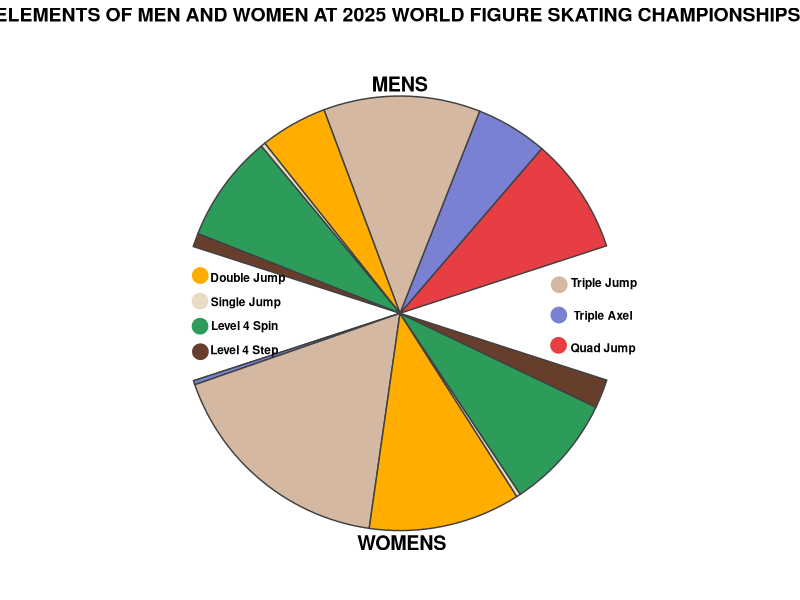
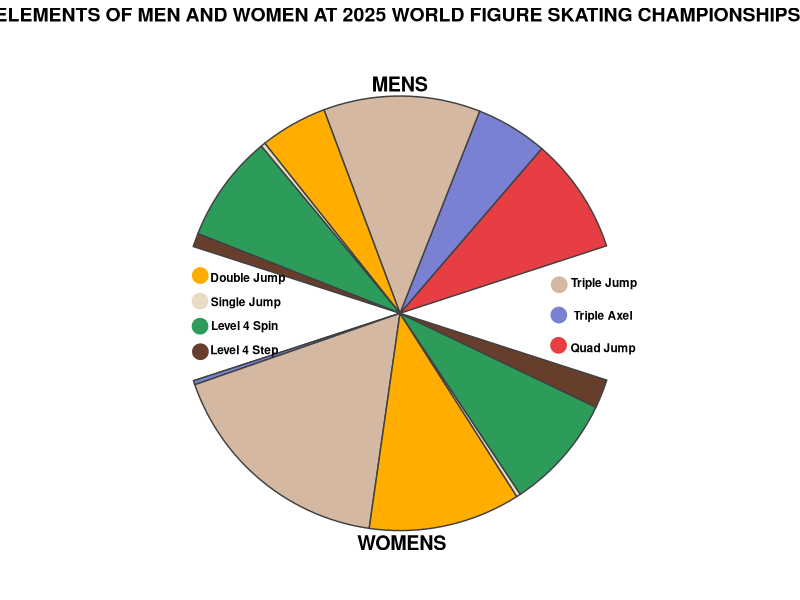

The R source for these figures, in order:
library(tidyverse)

dat <- read_csv("ProblemSet5_HomageData.csv")

colors <- c(
  "Quad Jump"   = "#E73E44",
  "3A"          = "#7A81D3",
  "Triple Jump" = "#D4B8A2",
  "Double Jump" = "#FFAE00",
  "Single Jump" = "#E8DCC5",
  "Sp4"         = "#2D9C5A",
  "StSq4"       = "#673E2B",
  "1"           = "NA",
  "2"           = "NA"
)


dat_clean <- dat |>
  group_by(discipline) |>
  mutate(percent = value/sum(value)*40) |>
  ungroup()

gaps <- tibble(
  discipline = c("Gap", "Gap"),
  category = c("1", "2"),
  value = c(0,0),
  percent = c(10, 10)
)

dat_final <- bind_rows(
  filter(dat_clean, discipline == "Mens"),
  slice(gaps, 1),
  filter(dat_clean, discipline == "Womens"),
  slice(gaps, 2)
) |> mutate(
  plotting_order = row_number(),
)

legend_data <- tibble(
  label = c("Quad Jump", "Triple Axel", "Triple Jump", 
            "Double Jump", "Single Jump", "Level 4 Spin", "Level 4 Step"),
  color = c("#E73E44", "#7A81D3", "#D4B8A2", "#FFAE00", "#E8DCC5", "#2D9C5A", "#673E2B"),

  x_point  = c(1.22, 1.208, 1.22, 1.392, 1.38, 1.38, 1.392),
  y_point  = c(8.2, 5.2, 2.2, 58, 56, 54, 52),
  
  x_text = c(1.27, 1.269, 1.27, 1.35, 1.335, 1.335, 1.35),
  y_text = c(8.2, 5.2, 2.2, 58, 56, 54, 52) 
)

ggplot(dat_final, aes(x = "", y = percent, fill = category, group = plotting_order)) +
  geom_bar(stat = "identity", aes(color = ifelse(discipline == "Gap", NA, "#404142"))) +
  coord_polar("y", start = 1.255) +
  
  scale_fill_manual(values = colors) +
  scale_color_identity() +
  
  theme_void() + 
  theme(
    legend.position = "none",
    plot.title = element_text(
      hjust = 0.5, 
      face = "bold",
      size = 14)) +
  labs(title = "ELEMENTS OF MEN AND WOMEN AT 2025 WORLD FIGURE SKATING CHAMPIONSHIPS.") +
  
  geom_point(data = legend_data, 
               aes(x = x_point, y = y_point, color = color), 
               size = 5, inherit.aes = FALSE) +
  geom_text(data = legend_data, 
            aes(x = x_text, y = y_text, label = label), 
            hjust = 0, size = 3, fontface = "bold", inherit.aes = FALSE) +
  
  annotate("text", x = 1.5, y = 29.9, label = "WOMENS", 
           size = 5, fontface = "bold") +
  annotate("text", x = 1.5, y = 80, label = "MENS", 
           size = 5, fontface = "bold")

ggsave("ProblemSet5_HomagePlot.png", width = 10, height = 10)
